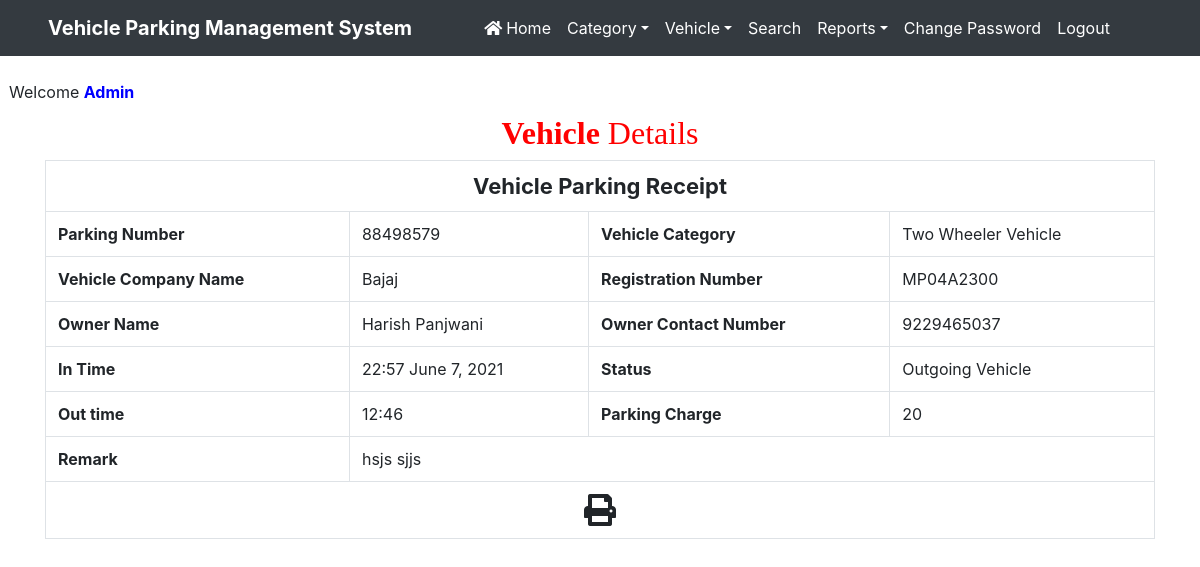
/print/1 (signed in), run on the app's committed database.
### vehicle/models.py (models this page shows, shortened)
class Vehicle(models.Model):
    parkingnumber = models.CharField(max_length=20)
    category = models.ForeignKey(Category, on_delete=models.CASCADE)
    vehiclecompany = models.CharField(max_length=50)
    regno = models.CharField(max_length=10)
    ownername = models.CharField(max_length=50)
    ownercontact = models.CharField(max_length=15)
    pdate = models.DateField()
    intime = models.CharField(max_length=50)
    outtime = models.CharField(max_length=50)
    parkingcharge = models.CharField(max_length=50)
    remark = models.CharField(max_length=500)
    status = models.CharField(max_length=20)

class Category(models.Model):
    categoryname = models.CharField(max_length=50)

### vehicle/views.py (the view)
# urls.py: path('print/<int:pid>',print_detail,name='print'),
def print_detail(request,pid):
    if not request.user.is_authenticated:
        return redirect('admin_login')
    vehicle = Vehicle.objects.get(id=pid)
    d = {'vehicle': vehicle}
    return render(request,'print.html', d)

### vehicle/templates/print.html (shortened to what this page needs)
{% load static %}
<html>
<head>
{% include 'headeradmin.html' %}
  <link rel = stylesheet href="https://cdn.datatables.net/1.10.20/css/jquery.dataTables.min.css">
<link rel = stylesheet href="https://cdn.datatables.net/buttons/1.6.1/css/buttons.dataTables.min.css">
</head>
<body>
{% include 'nav2admin.html' %}
<br> &nbsp;&nbsp;Welcome <b style = 'text-transform : capitalize ; color : blue'>{{request.user.username}}</b>
<div class="container" style = "margin-top:10px">
<h2 class="text-center" style = "font-family : Monotype Corsiva ; color : red"> <strong>Vehicle</strong>  Details</h2>
 <div  id="exampl">
      <table border="1" class="table table-bordered mg-b-0">
        <tr>
          <th colspan="4" style="text-align: center; font-size:22px;"> Vehicle Parking Receipt</th>
        </tr>
   <tr>
                                <th>Parking Number</th>
                                   <td>{{vehicle.parkingnumber}}</td>
                                <th>Vehicle Category</th>
                                   <td>{{vehicle.category.categoryname}}</td>
                                   </tr>
                                   <tr>
                                <th>Vehicle Company Name</th>
                                   <td>{{vehicle.vehiclecompany}}</td>
                                <th>Registration Number</th>
                                   <td>{{vehicle.regno}}</td>
                                   </tr>
                                   <tr>
                                    <th>Owner Name</th>
                                      <td>{{vehicle.ownername}}</td>
                                       <th>Owner Contact Number</th>
                                        <td>{{vehicle.ownercontact}}</td>
                                    </tr>
                                    <tr>
                               <th>In Time</th>
                                <td>{{vehicle.intime}} {{vehicle.pdate}}</td>
    <th>Status</th>
    <td>
{% if vehicle.status == 'Out' %}
  Outgoing Vehicle
{% endif %}
     </td>
  </tr>
{% if vehicle.remark != '' %}
<tr>
<th>Out time</th>
<td>{{vehicle.outtime}}</td>
<th>Parking Charge</th>
<td>{{vehicle.parkingcharge}}</td>
</tr>
<tr>
  <th>Remark</th>
  <td colspan="3">{{vehicle.remark}}</td>
</tr>
{% endif %}
  <tr>
    <td colspan="4" style="text-align:center; cursor:pointer"><i class="fa fa-print fa-2x" aria-hidden="true" OnClick="CallPrint(this.value)"  ></i></td>
  </tr>
</table>
          </div>
</div>
</body>
</html>

### vehicle/static/css/mystyle.css (style rules this page uses)
html { scroll-behavior:smooth; }

### data on the page
Vehicle: parkingnumber "88498579", category.categoryname "Two Wheeler Vehicle", vehiclecompany "Bajaj", regno "MP04A2300", ownername "Harish Panjwani", ownercontact "9229465037", intime "22:57", pdate "June 7, 2021", outtime "12:46", parkingcharge "20", remark "hsjs sjjs"

### other printed values
{{ request.user.username }} "Admin"
